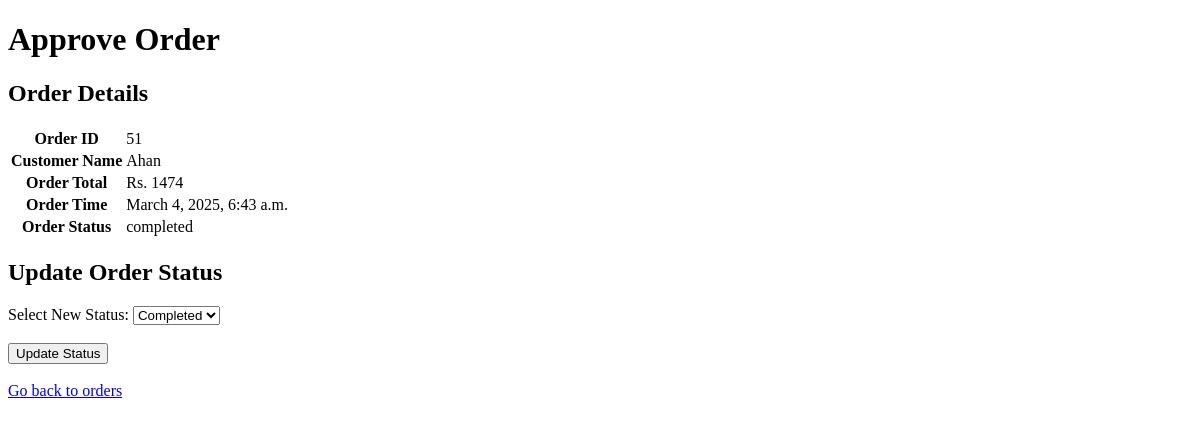
The app's page /management/order/approve/51/ (signed in), older data.
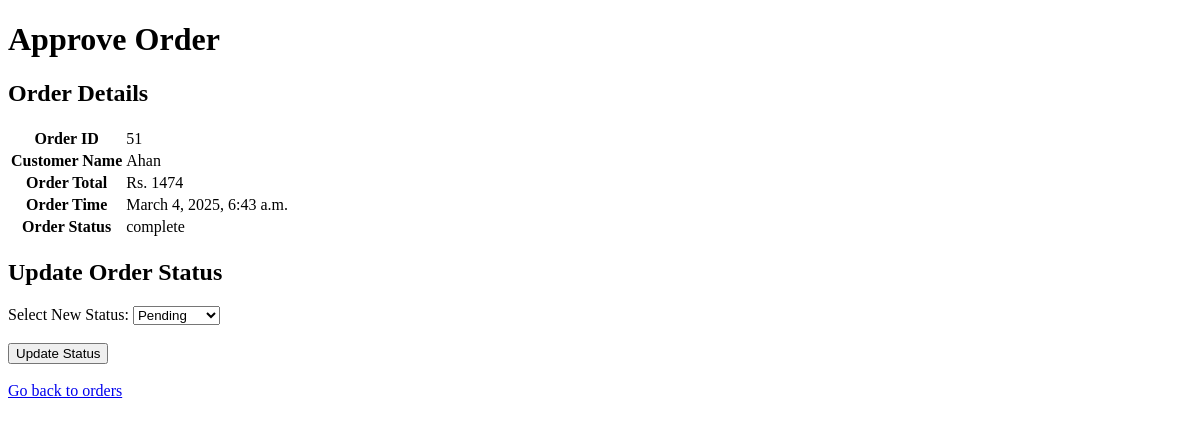
The same page, newer data.
### customer/models.py (models this page shows, shortened)
class Orders(models.Model):
    order_id = models.AutoField(primary_key=True)
    user = models.ForeignKey(User, on_delete=models.CASCADE, related_name="customer")
    order_details = models.JSONField()
    order_status = models.CharField(
        max_length=20,
        choices=ORDER_STATUS_CHOICES,
        default="pending",
    )
    total_price = models.BigIntegerField(default=0)
    order_time = models.DateTimeField(default=now)

### management/views.py (the view)
# urls.py: path("order/approve/<int:order_id>/", views.approve_order, name="approve_order"),
@login_required(login_url="/login")
@staff_member_required
def approve_order(request, order_id):
    myorder = Orders.objects.get(order_id=order_id)
    if request.method == "POST":
        updated_status = request.POST["Updated status"]
        myorder.order_status = updated_status
        messages.info(request, "The order status has been changed successfully!")
        myorder.save()
    return render(request, "management/approve_order.html", {"order": myorder})

### management/templates/management/approve_order.html (shortened to what this page needs)
<!DOCTYPE html>
<html lang="en">
<head>
</head>
<body>
    <h1>Approve Order</h1>
    <h2>Order Details</h2>
    <table>
        <tr>
            <th>Order ID</th>
            <td>{{ order.order_id }}</td>
        </tr>
        <tr>
            <th>Customer Name</th>
            <td>{{ order.user.username }}</td>
        </tr>
        <tr>
            <th>Order Total</th>
            <td> Rs. {{ order.total_price }}</td>
        </tr>
        <tr>
            <th>Order Time</th>
            <td>{{ order.order_time }}</td>
        </tr>
        <tr>
            <th>Order Status</th>
            <td>{{ order.order_status }}</td>
        </tr>
    </table>
    <h2>Update Order Status</h2>
    <form method="POST">
        <label for="Updated status">Select New Status:</label>
        <select name="Updated status" id="Updated status" type="Updated status">
            <option value="pending" {% if order.order_status == "pending" %}selected{% endif %}>Pending</option>
            <option value="completed" {% if order.order_status == "completed" %}selected{% endif %}>Completed</option>
        </select>
        <br><br>
        <button type="submit">Update Status</button>
        <br><br>
        <a href="{% url 'management:show_orders' %}">Go back to orders</a>
    </form>
    <br>
</body>
</html>

Row changes from the older to the newer data that the page shows:
changed Orders "Ahan": order_status "completed" → "complete"; order_status "Completed" → (not shown)
Text that changed along with them:
form field value: (not shown) → "Pending"
